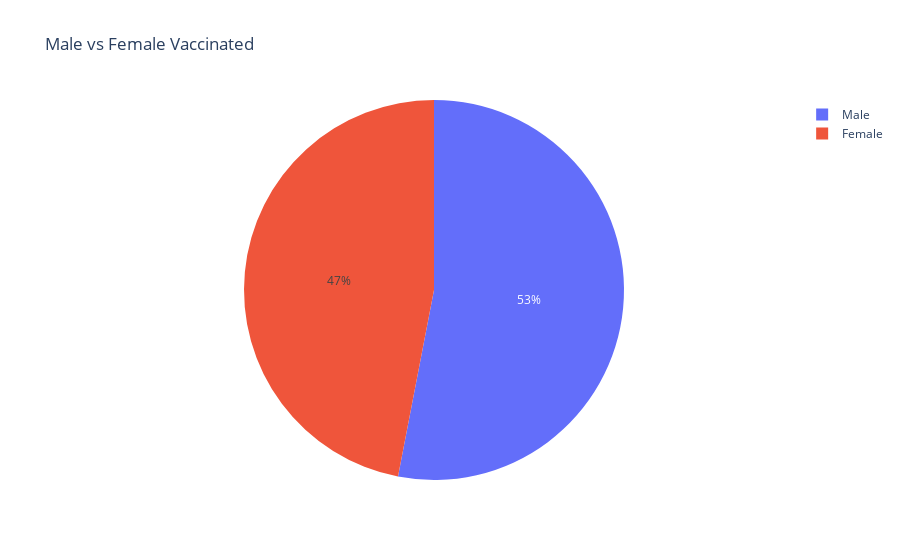

Notebook code for this chart:
### Markdown cell above
#### 4. Create a pie chart, representing the total number of vaccinated males and females, respectively

### Code cell
px.pie(values = [Male,Female], names = ['Male','Female'], title = 'Male vs Female Vaccinated')

### Figure 1 — Plotly figure (JSON) as saved in the notebook; plotly's stock layout.template omitted (floating-point values rounded to 4 significant figures)
{"data": [{"domain": {"x": [0, 1], "y": [0, 1]}, "hovertemplate": "label=%{label}<br>value=%{value}<extra></extra>", "labels": ["Male", "Female"], "legendgroup": "", "name": "", "showlegend": true, "type": "pie", "values": [7138698858, 6321628736]}], "layout": {"legend": {"tracegroupgap": 0}, "title": {"text": "Male vs Female Vaccinated"}}}
